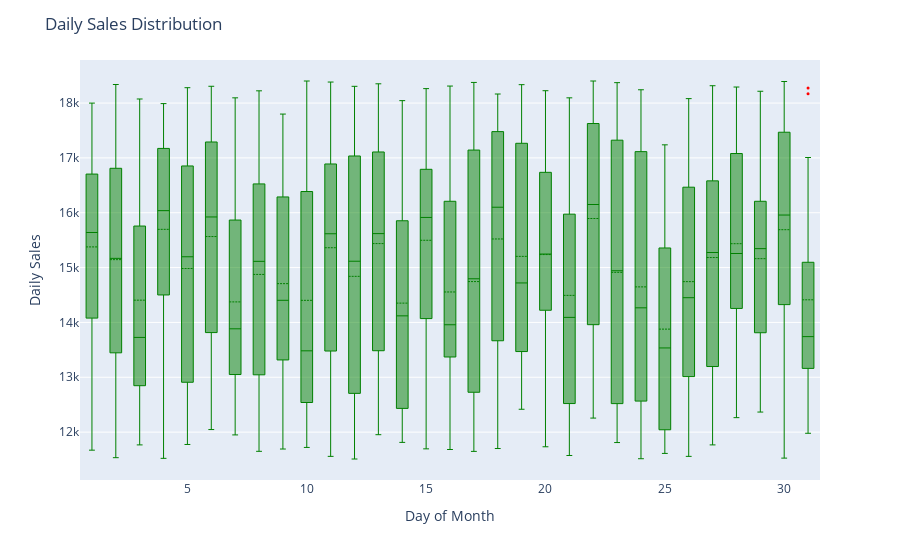

Notebook source saved alongside this figure:
### Markdown cell above
### Daily Sales Distribution: Box Plot

### Code cell
# Create a box plot using Plotly Express
fig = px.box(data_frame=df, x='DayofMonth', y='Daily Sales')

# Customize the box plot appearance
fig.update_traces(
    marker=dict(color='red', size=3),
    line=dict(color='green', width=1),
    boxmean=True
)

# Customize the plot layout
fig.update_layout(
    title='Daily Sales Distribution',
    xaxis=dict(title='Day of Month'),
    yaxis=dict(title='Daily Sales')
)

# Display the plot
fig.show()

### Figure 1 — Plotly figure (JSON) as saved in the notebook; plotly's stock layout.template omitted (floating-point values rounded to 4 significant figures; data arrays with more than 128 entries replaced by an {"elided": "..."} marker saying what was removed)
{"data": [{"alignmentgroup": "True", "boxmean": true, "hovertemplate": "DayofMonth=%{x}<br>Daily Sales=%{y}<extra></extra>", "legendgroup": "", "line": {"color": "green", "width": 1}, "marker": {"color": "red", "size": 3}, "name": "", "notched": false, "offsetgroup": "", "orientation": "v", "showlegend": false, "type": "box", "x": {"elided": "789 int values"}, "x0": " ", "xaxis": "x", "y": {"elided": "789 int values"}, "y0": " ", "yaxis": "y"}], "layout": {"autosize": true, "boxmode": "group", "legend": {"tracegroupgap": 0}, "margin": {"t": 60}, "title": {"text": "Daily Sales Distribution"}, "xaxis": {"anchor": "y", "autorange": true, "domain": [0, 1], "range": [0.5, 31.5], "title": {"text": "Day of Month"}, "type": "linear"}, "yaxis": {"anchor": "x", "autorange": true, "domain": [0, 1], "range": [11130.0, 18780.0], "title": {"text": "Daily Sales"}, "type": "linear"}}}
